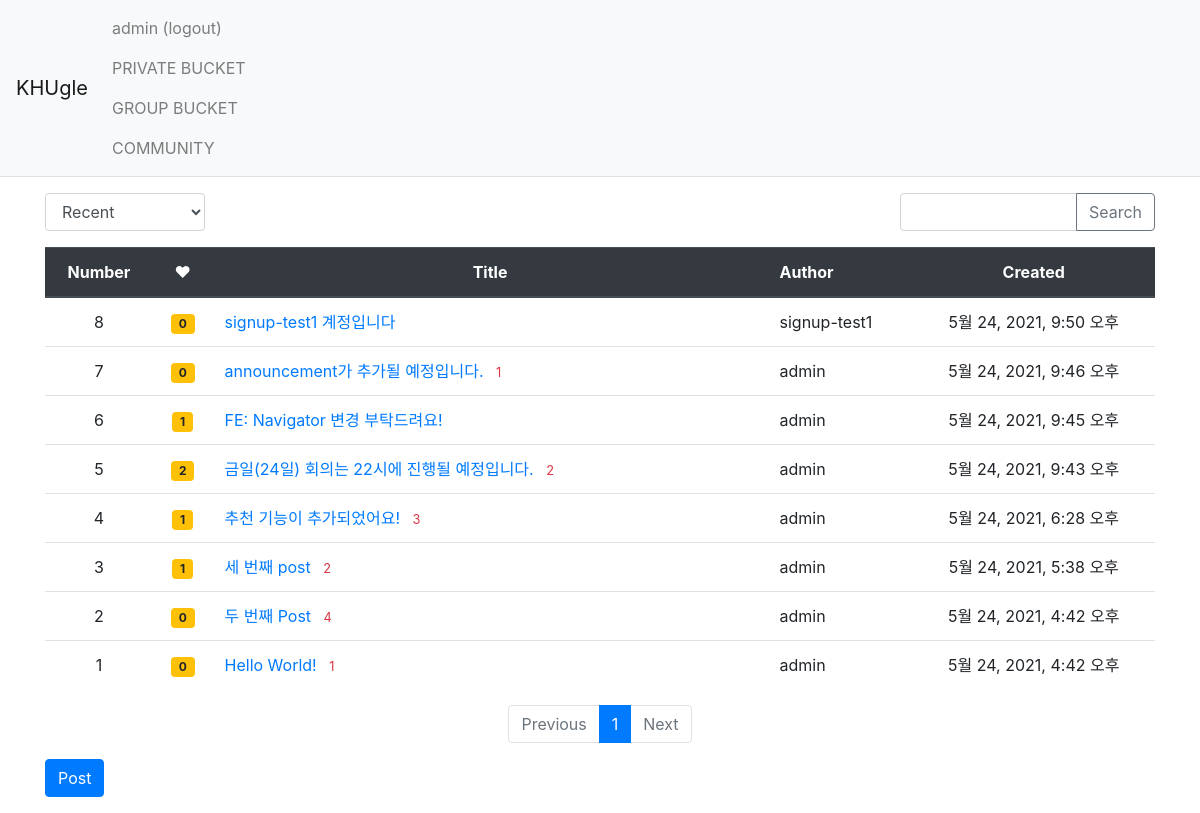
The page /KHUgle/ (signed in) on the database as committed earlier.
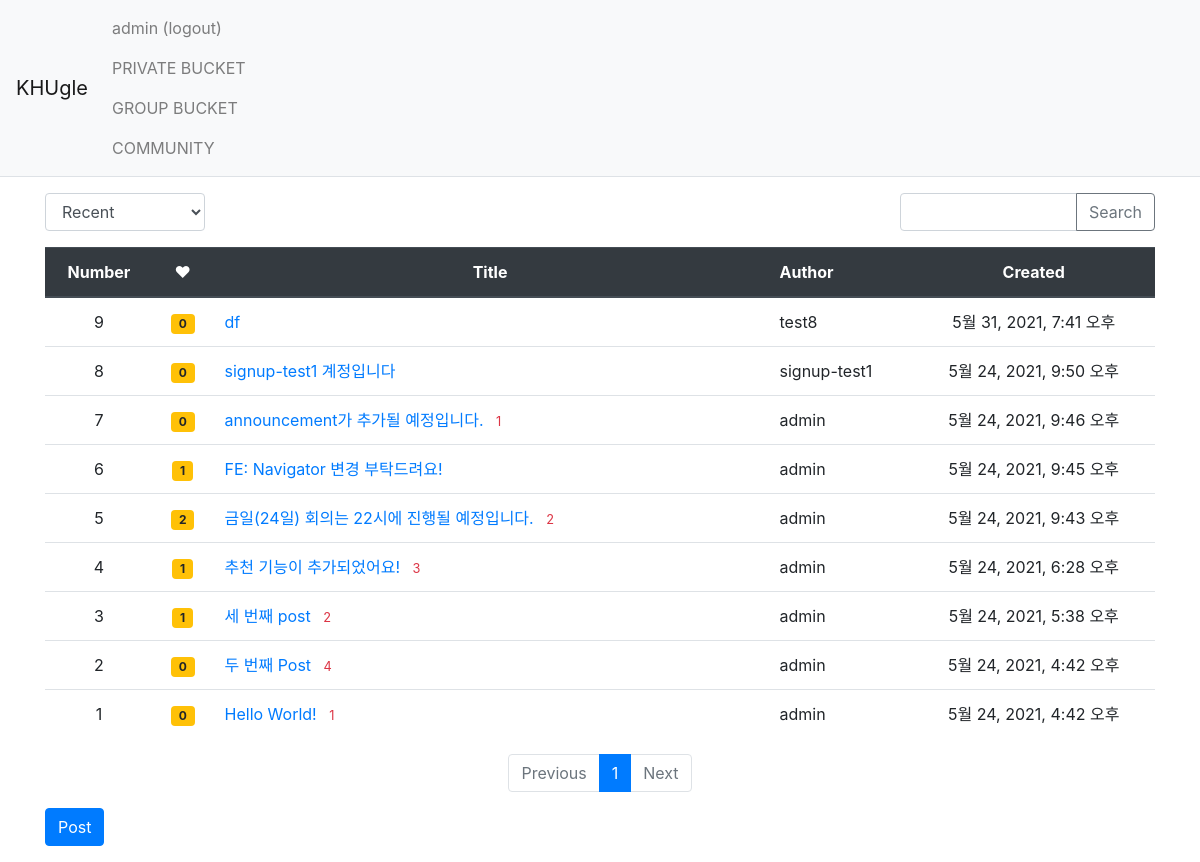
The same page on the database as committed later.
### KHUgle/models.py (models this page shows, shortened)
class Post(models.Model):
    author = models.ForeignKey(CustomUser, on_delete=models.CASCADE) #커스텀 유저 모델과 연결
    title = models.CharField(max_length=144)
    content = models.TextField()
    file = models.FileField(null=True)
    created_at = models.DateTimeField(auto_now_add=True)
    updated_at = models.DateTimeField(null=True, blank=True)
    voter = models.ManyToManyField(CustomUser, related_name='voter_post')

### account/models.py (models this page shows)
class CustomUser(AbstractUser):
    major = models.CharField(max_length=144)# choices=MAJORS

### KHUgle/views.py (the view, shortened to what this page needs)
# urls.py: path('', views.index, name='index'),                      #KHUgle의 인덱스 페이지 --> view로 매핑
@login_required(login_url='account:login')
def index(request):
    page = request.GET.get('page', '1')             # 페이지
    kw = request.GET.get('kw', '')                  # 검색어
    so = request.GET.get('so', 'recent')            # 정렬
    post_list = Post.objects.order_by('-created_at')  #post_list는 생성 시간 역순 정렬
    if so == 'recommend':
        post_list = Post.objects.annotate(num_voter=Count('voter')).order_by('-num_voter', '-created_at')
    elif so == 'popular':
        post_list = Post.objects.annotate(num_comment=Count('comment')).order_by('-num_comment', '-created_at')
    else:
        post_list = Post.objects.order_by('-created_at')
    paginator = Paginator(post_list, 10)            # 페이지에 10개씩 묶기
    page_obj = paginator.get_page(page)
    context = {'post_list': page_obj, 'page':page, 'kw':kw, 'so':so}               # page_obj를 불러오기
    return render(request, 'KHUgle/post_list.html', context)   #해당 html를 불러오며 context 전송

### KHUgle/templatetags/KHUgle_filter.py (called while the page is built)
@register.filter
def sub(value, arg):
    return value - arg

### templates/KHUgle/post_list.html (shortened to what this page needs)
{% extends 'Base/base.html' %}
{% load KHUgle_filter %}
{% block content %}
<div class="container my-3">
    <div class="row justify-content-between my-3">
        <div class="col-2">
            <select class="form-control so">
                <option value="recent" {% if so == 'recent' %}selected{% endif %}>Recent</option>
            </select>
        </div>
        <div class="col-3 input-group">
            <input type="text" class="form-control kw" value="{{ kw|default_if_none:'' }}">
            <div class="input-group-append">
                <buttom class="btn btn-outline-secondary" type="button" id="btn_search">Search</buttom>
            </div>
        </div>
    </div>
    <table class="table">
        <thead>
        <tr class="text-center thead-dark">
            <th>Number</th>
            <th> ♥ </th>
            <th style="width:50%">Title</th>
            <th class="text-left">Author</th>
            <th>Created</th>
        </tr>
        </thead>
        <tbody>
        {% if post_list %}
        {% for post in post_list %}
        <tr class="text-center">
            <td>{{ post_list.paginator.count|sub:post_list.start_index|sub:forloop.counter0|add:1 }}</td>
            <td>
                <span class="badge badge-warning px-2 py-1">{{ post.voter.all.count }}</span>
            </td>
            <td class="text-left">
                <a href="{% url 'KHUgle:detail' post.id %}">{{ post.title }}</a>
                {% if post.comment_set.count > 0 %}
                <span class="text-danger small ml-2">{{ post.comment_set.count }}</span>
                {% endif %}
            </td>
            <td class="text-left">{{ post.author.username }} </td>
            <td class="text-center">{{ post.created_at }}</td>
        </tr>
        {% endfor %}
        {% else %}
        <tr>
            <td colspan="3">EMPTY</td>
        </tr>
        {% endif %}
        </tbody>
    </table>
    <ul class="pagination justify-content-center">
        {% if post_list.has_previous %}
        <li class="page-item">
            <a class="page-link" data-page="{{ post_list.previous_page_number }}" href="#">Previous</a>
        </li>
        {% else %}
        <li class="page-item disabled">
            <a class="page-link" tabindex="-1" aria-disabled="true" href="#">Previous</a>
        </li>
        {% endif %}
        {% for page_number in post_list.paginator.page_range %}
        {% if page_number >= post_list.number|add:-5 and page_number <= post_list.number|add:5 %}
            {% if page_number == post_list.number %}
            <li class="page-item active" aria-current="page">
                <a class="page-link" data-page="{{ page_number }}" href="#">{{ page_number }}</a>
            </li>
            {% else %}
            <li class="page-item">
                <a class="page-link" data-page="{{ page_number }}" href="#">{{ page_number }}</a>
            </li>
            {% endif %}
        {% endif %}
        {% endfor %}
        {% if post_list.has_next %}
        <li class="page-item">
            <a class="page-link" data-page="{{ post_list.next_page_number }}" href="#">Next</a>
        </li>
        {% else %}
        <li class="page-item disabled">
            <a class="page-link" tabindex="-1" aria-disabled="true" href="#">Next</a>
        </li>
        {% endif %}
    </ul>
    <a href="{% url 'KHUgle:post_create' %}" class="btn btn-primary">Post</a>
</div>
{% endblock %}

Rows that differ between the two databases and show on the page:
added Post: paginator.count|sub "9", voter.all.count "0", title "df", author.username "test8", created_at "5월 31, 2021, 7:41 오후"
